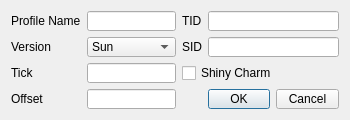
<?xml version="1.0" encoding="UTF-8"?>
<ui version="4.0">
 <class>ProfileEditor7</class>
 <widget class="QDialog" name="ProfileEditor7">
  <property name="geometry">
   <rect>
    <x>0</x>
    <y>0</y>
    <width>350</width>
    <height>120</height>
   </rect>
  </property>
  <property name="minimumSize">
   <size>
    <width>350</width>
    <height>120</height>
   </size>
  </property>
  <property name="windowTitle">
   <string>Gen 7 Profile Editor</string>
  </property>
  <layout class="QGridLayout" name="gridLayout">
   <item row="0" column="0">
    <widget class="QLabel" name="labelProfileName">
     <property name="text">
      <string>Profile Name</string>
     </property>
    </widget>
   </item>
   <item row="0" column="1">
    <widget class="QLineEdit" name="lineEditProfileName"/>
   </item>
   <item row="0" column="2">
    <widget class="QLabel" name="labelProfileTID">
     <property name="text">
      <string>TID</string>
     </property>
    </widget>
   </item>
   <item row="0" column="3">
    <widget class="TextBox" name="textBoxProfileTID">
     <property name="maxLength">
      <number>5</number>
     </property>
    </widget>
   </item>
   <item row="1" column="0">
    <widget class="QLabel" name="labelProfileVersion">
     <property name="text">
      <string>Version</string>
     </property>
    </widget>
   </item>
   <item row="1" column="1">
    <widget class="QComboBox" name="comboBoxProfileVersion">
     <item>
      <property name="text">
       <string>Sun</string>
      </property>
     </item>
     <item>
      <property name="text">
       <string>Moon</string>
      </property>
     </item>
     <item>
      <property name="text">
       <string>Ultra Sun</string>
      </property>
     </item>
     <item>
      <property name="text">
       <string>Ultra Moon</string>
      </property>
     </item>
    </widget>
   </item>
   <item row="1" column="2">
    <widget class="QLabel" name="labelProfileSID">
     <property name="text">
      <string>SID</string>
     </property>
    </widget>
   </item>
   <item row="1" column="3">
    <widget class="TextBox" name="textBoxProfileSID">
     <property name="maxLength">
      <number>5</number>
     </property>
    </widget>
   </item>
   <item row="2" column="0">
    <widget class="QLabel" name="labelProfileTick">
     <property name="text">
      <string>Tick</string>
     </property>
    </widget>
   </item>
   <item row="2" column="1">
    <widget class="TextBox" name="textBoxProfileTick">
     <property name="maxLength">
      <number>8</number>
     </property>
    </widget>
   </item>
   <item row="2" column="2" colspan="2">
    <widget class="QCheckBox" name="checkBoxShinyCharm">
     <property name="text">
      <string>Shiny Charm</string>
     </property>
    </widget>
   </item>
   <item row="3" column="0">
    <widget class="QLabel" name="labelProfileOffset">
     <property name="text">
      <string>Offset</string>
     </property>
    </widget>
   </item>
   <item row="3" column="1">
    <widget class="TextBox" name="textBoxProfileOffset">
     <property name="maxLength">
      <number>5</number>
     </property>
    </widget>
   </item>
   <item row="3" column="3">
    <widget class="QDialogButtonBox" name="buttonBox">
     <property name="standardButtons">
      <set>QDialogButtonBox::Cancel|QDialogButtonBox::Ok</set>
     </property>
    </widget>
   </item>
  </layout>
 </widget>
 <customwidgets>
  <customwidget>
   <class>TextBox</class>
   <extends>QLineEdit</extends>
   <header>Forms/Controls/TextBox.hpp</header>
  </customwidget>
 </customwidgets>
 <tabstops>
  <tabstop>lineEditProfileName</tabstop>
  <tabstop>comboBoxProfileVersion</tabstop>
  <tabstop>textBoxProfileTick</tabstop>
  <tabstop>textBoxProfileOffset</tabstop>
  <tabstop>textBoxProfileTID</tabstop>
  <tabstop>textBoxProfileSID</tabstop>
  <tabstop>checkBoxShinyCharm</tabstop>
 </tabstops>
 <resources/>
 <connections/>
</ui>
